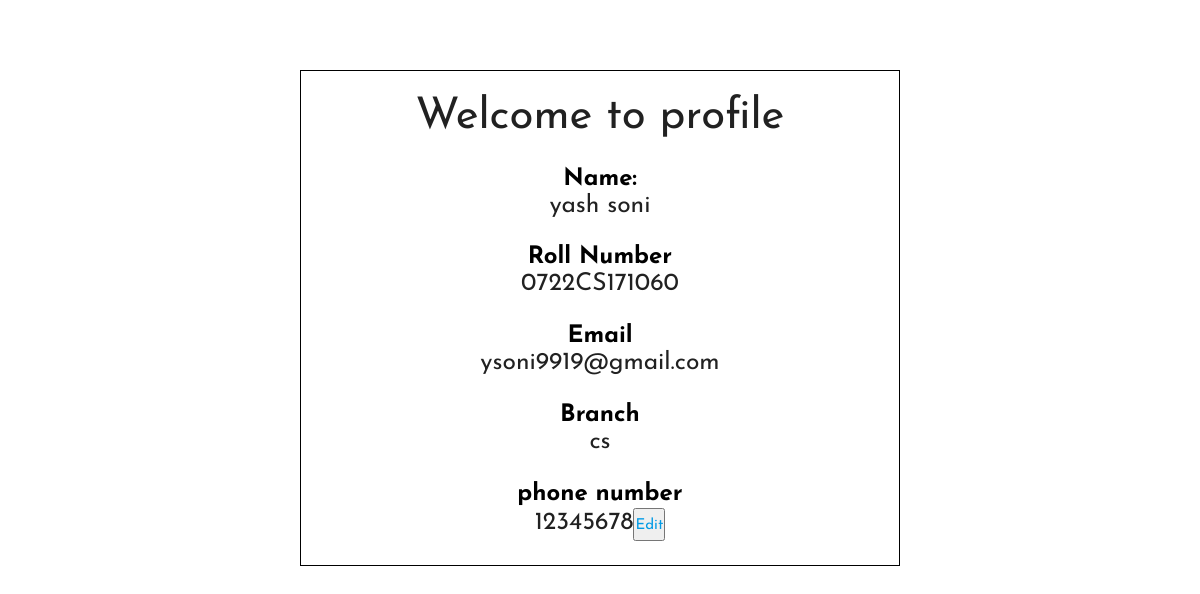
/myprofile.php?id=379d6c3c49238c497fc5ec8109cb8f, run on the app's committed database.
### tables this page shows
CREATE TABLE `form` (
  `id` int(255) NOT NULL,
  `name` varchar(100) NOT NULL,
  `rollnumber` varchar(155) NOT NULL,
  `email` varchar(100) NOT NULL,
  `img_file` varchar(255) NOT NULL,
  `password` varchar(255) NOT NULL,
  `cpassword` varchar(255) NOT NULL,
  `branch` text NOT NULL,
  `gender` text NOT NULL,
  `phone` varchar(20) NOT NULL,
  `token` varchar(255) NOT NULL,
  `status` varchar(255) NOT NULL
);

### myprofile.php (the view, shortened to what this page needs)
<?php
include "include/header.php";
include "include/dbh.php";
if(isset($_GET['id'])){
    $id=$_GET['id'];
    $sql="SELECT * FROM form WHERE token='$id'";
    $res=mysqli_query($conn,$sql);
    if($res){
        $data=mysqli_fetch_assoc($res);
    }
?>
<body>
    <div class="row" style="text-align: center; padding-top:70px">
    <div class="col l6 m8 s12 offset-l3 offset-m2" style=" border:1px solid black">
<div class="form" >
<h3>Welcome to profile</h3>
<h5 id="name"><p><label for="">Name:</label><br>
<?php echo  $data['name']; ?> </h5>
<h5 id="name" style="text-transform: uppercase;"><p><label for="" style="text-transform:capitalize;">Roll number</label><br>
<?php echo $data['rollnumber'];?></h5>
<h5 id="name" ><p><label for="">Email</label><br>
<?php  echo $data['email']; ?></h5>
<h5 id="name"><p><label for="">Branch</label><br>
<?php echo $data['branch']; ?></h5>
<h5 id="name" ><p><label for="">phone number</label><br>
<?php echo $data['phone'] ;?><button><a href="<?php echo $_SERVER['PHP_SELF']; ?>?myid=<?php echo $id ?>" title="Edit your number" style="text-decoration: none;">Edit</a></button></h5>
</div>
</div>
</div>
<?php
}
    ?>
    <?php
    include "include/footer.php";
    ?>

### css/form.css (style rules this page uses)
* { padding: 0; font-family: 'Josefin Sans', sans-serif; }
label { color: black; font-weight: 900; font-size:x-large; }

### include/header.php (style rules this page uses)
a { font-size: 15px; }

### data on the page
form: name "yash soni", rollnumber "0722CS171060", email "ysoni9919@gmail.com", branch "cs", phone "12345678"
